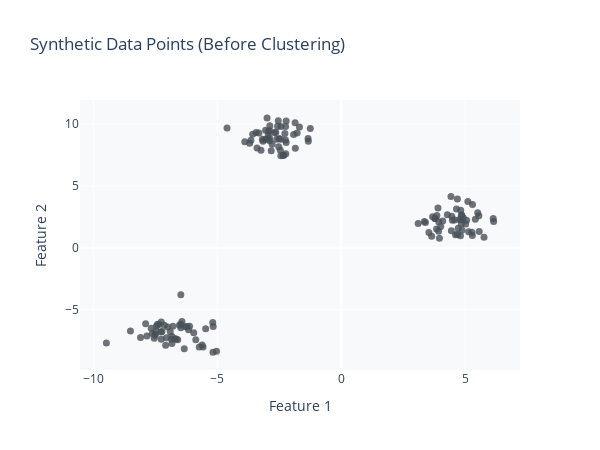

Source (notebook cell):
### Code cell
import numpy as np
import plotly.graph_objects as go
from sklearn.datasets import make_blobs

# Generate synthetic data with 3 distinct clusters
X, _ = make_blobs(n_samples=150,  # Total number of points
                  centers=3,      # Number of clusters to generate
                  cluster_std=0.8,# Standard deviation of the clusters (spread)
                  random_state=42)# For reproducibility
                                  # We ignore the second output (y), which are the true labels

# X is now a NumPy array with 150 rows and 2 columns (our features)

# Let's visualize the raw data before clustering
fig_raw = go.Figure(data=[go.Scatter(
    x=X[:, 0],
    y=X[:, 1],
    mode='markers',
    marker=dict(color='#495057', size=7, opacity=0.8) # Use gray for raw data
)])

fig_raw.update_layout(
    title='Synthetic Data Points (Before Clustering)',
    xaxis_title='Feature 1',
    yaxis_title='Feature 2',
    width=600,
    height=450,
    plot_bgcolor='#f8f9fa' # Light background
)

# Display the plot (In a notebook/web environment)
# fig_raw.show()

### Figure 1 — Plotly figure (JSON) as saved in the notebook; plotly's stock layout.template omitted (floating-point values rounded to 4 significant figures; data arrays with more than 128 entries replaced by an {"elided": "..."} marker saying what was removed)
{"data": [{"marker": {"color": "#495057", "opacity": 0.8, "size": 7}, "mode": "markers", "type": "scatter", "x": {"elided": "150 float values"}, "y": {"elided": "150 float values"}}], "layout": {"height": 450, "plot_bgcolor": "#f8f9fa", "title": {"text": "Synthetic Data Points (Before Clustering)"}, "width": 600, "xaxis": {"title": {"text": "Feature 1"}}, "yaxis": {"title": {"text": "Feature 2"}}}}
